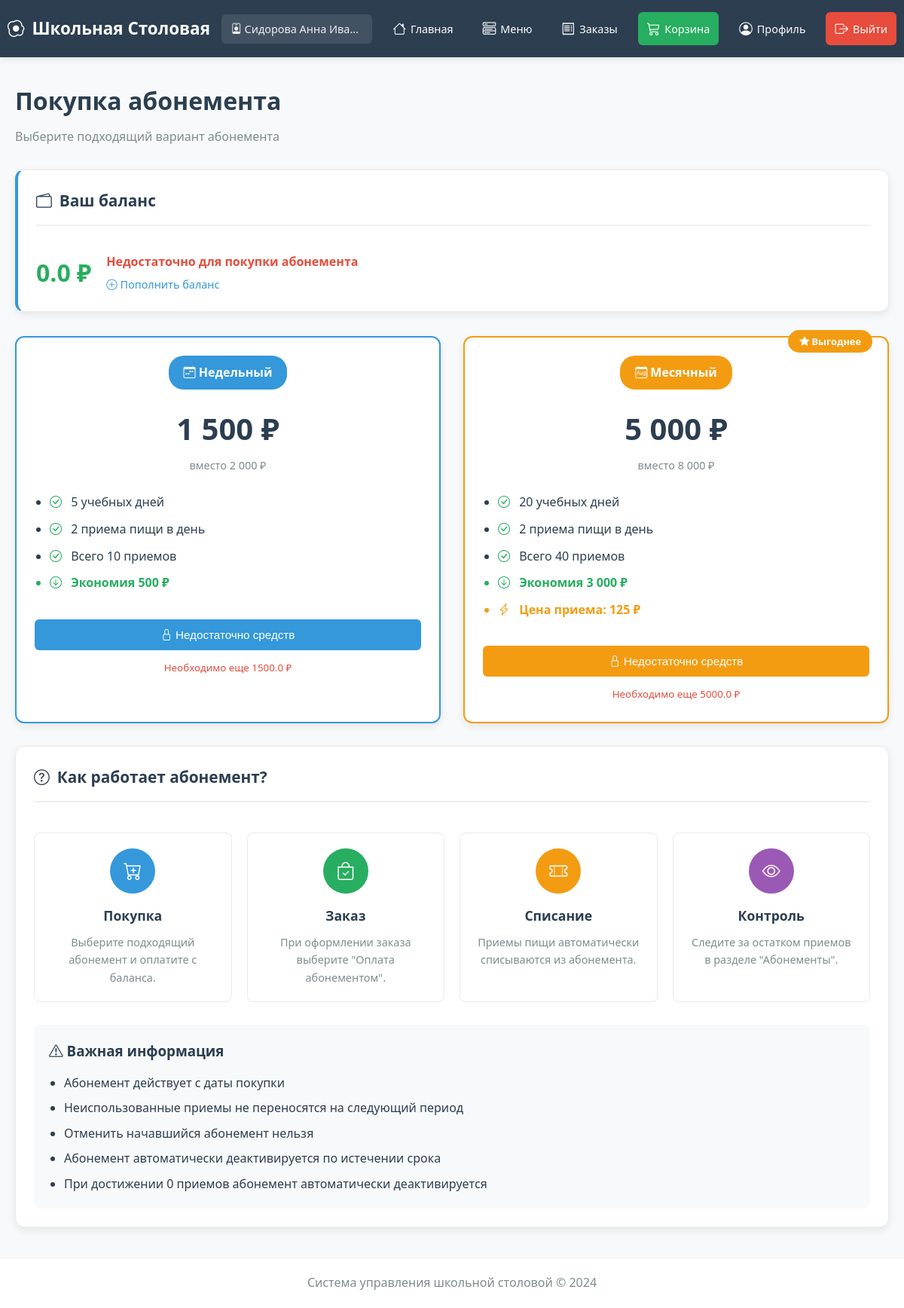
/user/subscription/buy (signed in), run on the app's committed database.
### modules/core/models.py (models this page shows, shortened)
class User(UserMixin, db.Model):
    __tablename__ = 'users'
    id = db.Column(db.Integer, primary_key=True)
    email = db.Column(db.String(120), unique=True, nullable=False, index=True)
    password = db.Column(db.String(200), nullable=False)
    role = db.Column(db.String(20), nullable=False)  # 'student', 'cook', 'admin'
    full_name = db.Column(db.String(100))
    class_group = db.Column(db.String(50))  # Только для учеников
    allergies = db.Column(db.Text, default='')  # JSON или текст с аллергенами
    preferences = db.Column(db.String(50), default='')  # Новое поле: предпочтения в питании
    avatar_url = db.Column(db.String(255))  # Новое поле: путь к аватару
    balance = db.Column(db.Float, default=0.0)  # Новое поле: баланс счета
    is_active = db.Column(db.Boolean, default=True)
    created_at = db.Column(db.DateTime, default=datetime.utcnow)
    updated_at = db.Column(db.DateTime, default=datetime.utcnow, onupdate=datetime.utcnow)

### modules/user/routes.py (the view, shortened to what this page needs)
@user_bp.route('/subscription/buy', methods=['GET', 'POST'])
@login_required
def purchase_subscription():
    if current_user.role != 'student':
        flash('Доступ запрещен', 'danger')
        return redirect(url_for('index'))
    from .services import SubscriptionService
    return render_template('user/buy_subscription.html')

### templates/user/buy_subscription.html (shortened to what this page needs)
{% extends "base.html" %}
{% block content %}
<div class="dashboard-header" style="margin-bottom: 30px;">
    <h1 style="color: #2c3e50; font-size: 2rem; font-weight: 700; margin-bottom: 10px;">
        Покупка абонемента
    </h1>
    <p style="color: #7f8c8d; font-size: 1rem;">Выберите подходящий вариант абонемента</p>
</div>
<div class="dashboard-card" style="margin-bottom: 30px; border-left: 4px solid #3498db;">
    <h2><i class="bi bi-wallet2"></i> Ваш баланс</h2>
    <div style="display: flex; align-items: center; gap: 20px; margin-top: 15px;">
        <div style="font-size: 2rem; font-weight: 700; color: #27ae60;">
            {{ current_user.balance }} ₽
        </div>
        <div style="flex: 1;">
            <div style="font-weight: 600; color: #2c3e50; margin-bottom: 5px;">
                {% if current_user.balance >= 5000 %}
                    <span style="color: #27ae60;">Достаточно для любого абонемента</span>
                {% elif current_user.balance >= 1500 %}
                    <span style="color: #f39c12;">Достаточно для недельного абонемента</span>
                {% else %}
                    <span style="color: #e74c3c;">Недостаточно для покупки абонемента</span>
                {% endif %}
            </div>
            <div style="color: #7f8c8d; font-size: 0.9rem;">
                <a href="{{ url_for('user.profile') }}#balance" style="color: #3498db; text-decoration: none;">
                    <i class="bi bi-plus-circle"></i> Пополнить баланс
                </a>
            </div>
        </div>
    </div>
</div>
<div class="dashboard-grid" style="grid-template-columns: repeat(auto-fit, minmax(300px, 1fr)); gap: 30px;">
    <div class="dashboard-card" style="border: 2px solid #3498db; border-radius: 12px;">
        <div style="text-align: center; margin-bottom: 20px;">
            <div style="background: #3498db; color: white; padding: 10px 20px; border-radius: 20px; display: inline-block; font-weight: 600;">
                <i class="bi bi-calendar-week"></i> Недельный
            </div>
        </div>
        <div style="text-align: center; margin-bottom: 25px;">
            <div style="font-size: 2.5rem; font-weight: 700; color: #2c3e50; margin-bottom: 5px;">
                1 500 ₽
            </div>
            <div style="color: #7f8c8d; font-size: 0.9rem;">
                вместо 2 000 ₽
            </div>
        </div>
        <ul style="padding-left: 20px; margin-bottom: 25px;">
            <li style="margin-bottom: 10px; color: #2c3e50;">
                <i class="bi bi-check-circle" style="color: #27ae60; margin-right: 8px;"></i>
                5 учебных дней
            </li>
            <li style="margin-bottom: 10px; color: #2c3e50;">
                <i class="bi bi-check-circle" style="color: #27ae60; margin-right: 8px;"></i>
                2 приема пищи в день
            </li>
            <li style="margin-bottom: 10px; color: #2c3e50;">
                <i class="bi bi-check-circle" style="color: #27ae60; margin-right: 8px;"></i>
                Всего 10 приемов
            </li>
            <li style="margin-bottom: 10px; color: #27ae60; font-weight: 600;">
                <i class="bi bi-arrow-down-circle" style="margin-right: 8px;"></i>
                Экономия 500 ₽
            </li>
        </ul>
        <form method="POST" action="{{ url_for('user.purchase_subscription') }}">
            <button type="submit"
                    class="btn"
                    style="width: 100%; padding: 12px; background: #3498db;"
                    {% if current_user.balance < 1500 %}disabled{% endif %}>
                {% if current_user.balance < 1500 %}
                    <i class="bi bi-lock"></i> Недостаточно средств
                {% else %}
                    <i class="bi bi-cart-plus"></i> Купить абонемент
                {% endif %}
            </button>
            {% if current_user.balance < 1500 %}
            <div style="text-align: center; margin-top: 10px;">
                <small style="color: #e74c3c;">
                    Необходимо еще {{ 1500 - current_user.balance }} ₽
                </small>
            </div>
            {% endif %}
        </form>
    </div>
    <div class="dashboard-card" style="border: 2px solid #f39c12; border-radius: 12px; position: relative;">
        <div style="position: absolute; top: -10px; right: 20px; background: #f39c12; color: white; padding: 5px 15px; border-radius: 15px; font-weight: 600; font-size: 0.8rem;">
            <i class="bi bi-star-fill"></i> Выгоднее
        </div>
        <div style="text-align: center; margin-bottom: 20px;">
            <div style="background: #f39c12; color: white; padding: 10px 20px; border-radius: 20px; display: inline-block; font-weight: 600;">
                <i class="bi bi-calendar-month"></i> Месячный
            </div>
        </div>
        <div style="text-align: center; margin-bottom: 25px;">
            <div style="font-size: 2.5rem; font-weight: 700; color: #2c3e50; margin-bottom: 5px;">
                5 000 ₽
            </div>
            <div style="color: #7f8c8d; font-size: 0.9rem;">
                вместо 8 000 ₽
            </div>
        </div>
        <ul style="padding-left: 20px; margin-bottom: 25px;">
            <li style="margin-bottom: 10px; color: #2c3e50;">
                <i class="bi bi-check-circle" style="color: #27ae60; margin-right: 8px;"></i>
                20 учебных дней
            </li>
            <li style="margin-bottom: 10px; color: #2c3e50;">
                <i class="bi bi-check-circle" style="color: #27ae60; margin-right: 8px;"></i>
                2 приема пищи в день
            </li>
            <li style="margin-bottom: 10px; color: #2c3e50;">
                <i class="bi bi-check-circle" style="color: #27ae60; margin-right: 8px;"></i>
                Всего 40 приемов
            </li>
            <li style="margin-bottom: 10px; color: #27ae60; font-weight: 600;">
                <i class="bi bi-arrow-down-circle" style="margin-right: 8px;"></i>
                Экономия 3 000 ₽
            </li>
            <li style="margin-bottom: 10px; color: #f39c12; font-weight: 600;">
                <i class="bi bi-lightning-charge" style="margin-right: 8px;"></i>
                Цена приема: 125 ₽
            </li>
        </ul>
        <form method="POST" action="{{ url_for('user.purchase_subscription') }}">
            <button type="submit"
                    class="btn"
                    style="width: 100%; padding: 12px; background: #f39c12;"
                    {% if current_user.balance < 5000 %}disabled{% endif %}>
                {% if current_user.balance < 5000 %}
                    <i class="bi bi-lock"></i> Недостаточно средств
                {% else %}
                    <i class="bi bi-cart-plus"></i> Купить абонемент
                {% endif %}
            </button>
            {% if current_user.balance < 5000 %}
            <div style="text-align: center; margin-top: 10px;">
                <small style="color: #e74c3c;">
                    Необходимо еще {{ 5000 - current_user.balance }} ₽
                </small>
            </div>
            {% endif %}
        </form>
    </div>
</div>
<div class="dashboard-card" style="margin-top: 30px;">
    <h2><i class="bi bi-question-circle"></i> Как работает абонемент?</h2>
    <div style="display: grid; grid-template-columns: repeat(auto-fit, minmax(250px, 1fr)); gap: 20px; margin-top: 20px;">
        <div style="padding: 20px; border: 1px solid #eaeaea; border-radius: 8px; text-align: center;">
            <div style="width: 60px; height: 60px; background: #3498db; color: white; border-radius: 50%; display: flex; align-items: center; justify-content: center; font-size: 1.5rem; margin: 0 auto 15px;">
                <i class="bi bi-cart-plus"></i>
            </div>
            <h3 style="font-size: 1.1rem; color: #2c3e50; margin-bottom: 10px;">Покупка</h3>
            <p style="color: #7f8c8d; font-size: 0.9rem;">Выберите подходящий абонемент и оплатите с баланса.</p>
        </div>
        <div style="padding: 20px; border: 1px solid #eaeaea; border-radius: 8px; text-align: center;">
            <div style="width: 60px; height: 60px; background: #27ae60; color: white; border-radius: 50%; display: flex; align-items: center; justify-content: center; font-size: 1.5rem; margin: 0 auto 15px;">
                <i class="bi bi-bag-check"></i>
            </div>
            <h3 style="font-size: 1.1rem; color: #2c3e50; margin-bottom: 10px;">Заказ</h3>
            <p style="color: #7f8c8d; font-size: 0.9rem;">При оформлении заказа выберите "Оплата абонементом".</p>
        </div>
        <div style="padding: 20px; border: 1px solid #eaeaea; border-radius: 8px; text-align: center;">
            <div style="width: 60px; height: 60px; background: #f39c12; color: white; border-radius: 50%; display: flex; align-items: center; justify-content: center; font-size: 1.5rem; margin: 0 auto 15px;">
                <i class="bi bi-ticket-perforated"></i>
            </div>
            <h3 style="font-size: 1.1rem; color: #2c3e50; margin-bottom: 10px;">Списание</h3>
            <p style="color: #7f8c8d; font-size: 0.9rem;">Приемы пищи автоматически списываются из абонемента.</p>
        </div>
        <div style="padding: 20px; border: 1px solid #eaeaea; border-radius: 8px; text-align: center;">
            <div style="width: 60px; height: 60px; background: #9b59b6; color: white; border-radius: 50%; display: flex; align-items: center; justify-content: center; font-size: 1.5rem; margin: 0 auto 15px;">
                <i class="bi bi-eye"></i>
            </div>
            <h3 style="font-size: 1.1rem; color: #2c3e50; margin-bottom: 10px;">Контроль</h3>
            <p style="color: #7f8c8d; font-size: 0.9rem;">Следите за остатком приемов в разделе "Абонементы".</p>
        </div>
    </div>
    <div style="margin-top: 30px; padding: 20px; background: #f8f9fa; border-radius: 8px;">
        <h3 style="color: #2c3e50; margin-bottom: 15px;">
            <i class="bi bi-exclamation-triangle"></i> Важная информация
        </h3>
        <ul style="color: #2c3e50; padding-left: 20px;">
            <li style="margin-bottom: 8px;">Абонемент действует с даты покупки</li>
            <li style="margin-bottom: 8px;">Неиспользованные приемы не переносятся на следующий период</li>
            <li style="margin-bottom: 8px;">Отменить начавшийся абонемент нельзя</li>
            <li style="margin-bottom: 8px;">Абонемент автоматически деактивируется по истечении срока</li>
            <li>При достижении 0 приемов абонемент автоматически деактивируется</li>
        </ul>
    </div>
</div>
{% endblock %}

### templates/base.html (shortened to what this page needs)
<!DOCTYPE html>
<html lang="ru">
<head>
    <link rel="stylesheet" href="{{ url_for('static', filename='css/style.css') }}">
    <link rel="stylesheet" href="{{ url_for('static', filename='css/calendar.css') }}">
    <link rel="stylesheet" href="https://cdn.jsdelivr.net/npm/bootstrap-icons@1.10.0/font/bootstrap-icons.css">
</head>
<body>
    <header>
        <nav class="navbar">
            <div class="nav-container">
                <a href="{{ url_for('index') }}" class="logo">
                    <i class="bi bi-egg-fried"></i> Школьная Столовая
                </a>
                <div class="nav-links">
                    {% if current_user.is_authenticated %}
                        <span style="color: #ecf0f1; padding: 8px 12px; border-radius: 6px; background: rgba(255, 255, 255, 0.1);">
                            <i class="bi bi-person-badge"></i> {{ current_user.full_name }}
                        </span>
                        {% if current_user.role == 'student' %}
                            <a href="{{ url_for('user.dashboard') }}" class="{% if request.endpoint == 'user.dashboard' %}active{% endif %}">
                                <i class="bi bi-house"></i> Главная
                            </a>
                            <a href="{{ url_for('user.show_menu') }}" class="{% if request.endpoint == 'user.show_menu' %}active{% endif %}">
                                <i class="bi bi-menu-button-wide"></i> Меню
                            </a>
                            <a href="{{ url_for('user.my_orders') }}" class="{% if request.endpoint == 'user.my_orders' %}active{% endif %}">
                                <i class="bi bi-receipt"></i> Заказы
                            </a>
                            <a href="{{ url_for('user.view_cart') }}" class="nav-cart {% if request.endpoint == 'user.view_cart' %}active{% endif %}">
                                <i class="bi bi-cart3"></i> Корзина
                            </a>
                            <a href="{{ url_for('user.profile') }}" class="{% if request.endpoint == 'user.profile' %}active{% endif %}">
                                <i class="bi bi-person-circle"></i> Профиль
                            </a>
                        {% endif %}
                        <a href="{{ url_for('auth.logout') }}" style="background: #e74c3c;">
                            <i class="bi bi-box-arrow-right"></i> Выйти
                        </a>
                    {% endif %}
                </div>
            </div>
        </nav>
    </header>
    <main class="container">
        {% block content %}{% endblock %}
    </main>
    <footer>
        <p>Система управления школьной столовой © 2024</p>
    </footer>
</body>
</html>

### data on the page
User: full_name "Сидорова Анна Ива…", balance "0.0", 1500-current_user.balance "1500.0", 5000-current_user.balance "5000.0"
